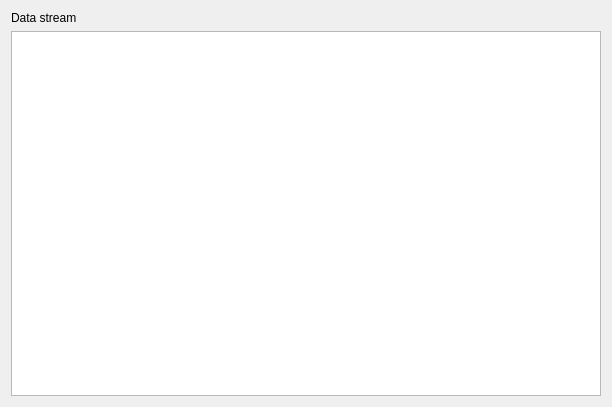
<?xml version="1.0" encoding="UTF-8"?>
<ui version="4.0">
 <class>Clibration</class>
 <widget class="QWidget" name="Clibration">
  <property name="geometry">
   <rect>
    <x>0</x>
    <y>0</y>
    <width>612</width>
    <height>407</height>
   </rect>
  </property>
  <property name="windowTitle">
   <string>Form</string>
  </property>
  <layout class="QGridLayout" name="gridLayout">
   <item row="0" column="0">
    <widget class="QLabel" name="label">
     <property name="text">
      <string>Data stream</string>
     </property>
    </widget>
   </item>
   <item row="1" column="0">
    <widget class="QTextBrowser" name="textBrowser"/>
   </item>
  </layout>
 </widget>
 <resources/>
 <connections/>
</ui>
